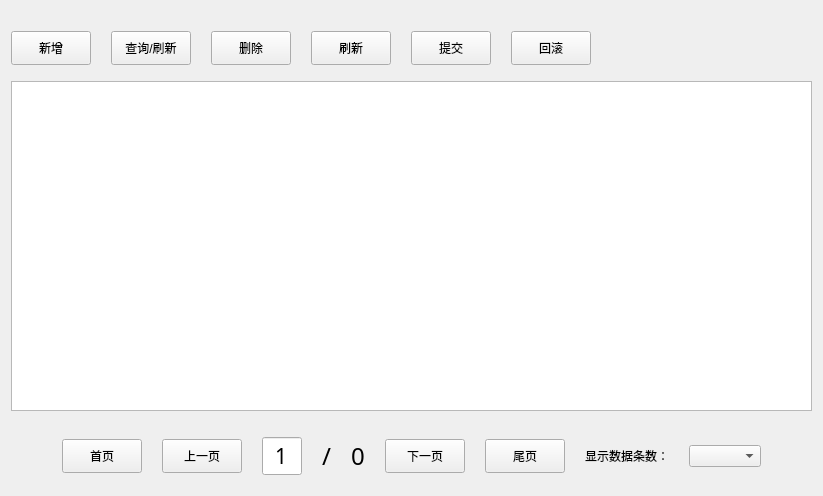
<?xml version="1.0" encoding="UTF-8"?>
<ui version="4.0">
 <class>Room</class>
 <widget class="QWidget" name="Room">
  <property name="geometry">
   <rect>
    <x>0</x>
    <y>0</y>
    <width>823</width>
    <height>496</height>
   </rect>
  </property>
  <property name="windowTitle">
   <string>Form</string>
  </property>
  <layout class="QVBoxLayout" name="verticalLayout_2">
   <item>
    <layout class="QVBoxLayout" name="verticalLayout">
     <item>
      <layout class="QHBoxLayout" name="BtnLayout">
       <property name="spacing">
        <number>20</number>
       </property>
       <property name="leftMargin">
        <number>0</number>
       </property>
       <property name="topMargin">
        <number>20</number>
       </property>
       <property name="rightMargin">
        <number>0</number>
       </property>
       <property name="bottomMargin">
        <number>10</number>
       </property>
       <item>
        <widget class="QPushButton" name="btn_insert">
         <property name="minimumSize">
          <size>
           <width>0</width>
           <height>34</height>
          </size>
         </property>
         <property name="styleSheet">
          <string notr="true"/>
         </property>
         <property name="text">
          <string>新增</string>
         </property>
        </widget>
       </item>
       <item>
        <widget class="QPushButton" name="btn_select">
         <property name="minimumSize">
          <size>
           <width>0</width>
           <height>34</height>
          </size>
         </property>
         <property name="text">
          <string>查询/刷新</string>
         </property>
        </widget>
       </item>
       <item>
        <widget class="QPushButton" name="btn_delete">
         <property name="minimumSize">
          <size>
           <width>0</width>
           <height>34</height>
          </size>
         </property>
         <property name="text">
          <string>删除</string>
         </property>
        </widget>
       </item>
       <item>
        <widget class="QPushButton" name="btn_refresh">
         <property name="minimumSize">
          <size>
           <width>0</width>
           <height>34</height>
          </size>
         </property>
         <property name="text">
          <string>刷新</string>
         </property>
        </widget>
       </item>
       <item>
        <widget class="QPushButton" name="btn_commit">
         <property name="enabled">
          <bool>true</bool>
         </property>
         <property name="minimumSize">
          <size>
           <width>0</width>
           <height>34</height>
          </size>
         </property>
         <property name="text">
          <string>提交</string>
         </property>
        </widget>
       </item>
       <item>
        <widget class="QPushButton" name="btn_rollBack">
         <property name="enabled">
          <bool>true</bool>
         </property>
         <property name="minimumSize">
          <size>
           <width>0</width>
           <height>34</height>
          </size>
         </property>
         <property name="text">
          <string>回滚</string>
         </property>
        </widget>
       </item>
       <item>
        <spacer name="horizontalSpacer">
         <property name="orientation">
          <enum>Qt::Horizontal</enum>
         </property>
         <property name="sizeHint" stdset="0">
          <size>
           <width>40</width>
           <height>20</height>
          </size>
         </property>
        </spacer>
       </item>
      </layout>
     </item>
     <item>
      <widget class="QTableView" name="tableView">
       <property name="frameShape">
        <enum>QFrame::StyledPanel</enum>
       </property>
       <property name="verticalScrollBarPolicy">
        <enum>Qt::ScrollBarAsNeeded</enum>
       </property>
       <property name="horizontalScrollBarPolicy">
        <enum>Qt::ScrollBarAsNeeded</enum>
       </property>
       <property name="sizeAdjustPolicy">
        <enum>QAbstractScrollArea::AdjustIgnored</enum>
       </property>
       <property name="showDropIndicator" stdset="0">
        <bool>true</bool>
       </property>
       <property name="dragDropOverwriteMode">
        <bool>true</bool>
       </property>
       <property name="alternatingRowColors">
        <bool>true</bool>
       </property>
       <property name="selectionMode">
        <enum>QAbstractItemView::SingleSelection</enum>
       </property>
       <property name="selectionBehavior">
        <enum>QAbstractItemView::SelectRows</enum>
       </property>
       <attribute name="horizontalHeaderMinimumSectionSize">
        <number>100</number>
       </attribute>
       <attribute name="horizontalHeaderDefaultSectionSize">
        <number>130</number>
       </attribute>
       <attribute name="horizontalHeaderStretchLastSection">
        <bool>true</bool>
       </attribute>
       <attribute name="verticalHeaderVisible">
        <bool>false</bool>
       </attribute>
       <attribute name="verticalHeaderDefaultSectionSize">
        <number>40</number>
       </attribute>
      </widget>
     </item>
     <item>
      <layout class="QHBoxLayout" name="pagingLayout" stretch="0,0,0,0,0,0,0,0,0,0">
       <property name="spacing">
        <number>20</number>
       </property>
       <property name="topMargin">
        <number>20</number>
       </property>
       <property name="bottomMargin">
        <number>10</number>
       </property>
       <item>
        <spacer name="horizontalSpacer_3">
         <property name="orientation">
          <enum>Qt::Horizontal</enum>
         </property>
         <property name="sizeHint" stdset="0">
          <size>
           <width>40</width>
           <height>20</height>
          </size>
         </property>
        </spacer>
       </item>
       <item>
        <widget class="QPushButton" name="btn_first">
         <property name="minimumSize">
          <size>
           <width>0</width>
           <height>34</height>
          </size>
         </property>
         <property name="text">
          <string>首页</string>
         </property>
        </widget>
       </item>
       <item>
        <widget class="QPushButton" name="btn_previous">
         <property name="minimumSize">
          <size>
           <width>0</width>
           <height>34</height>
          </size>
         </property>
         <property name="text">
          <string>上一页</string>
         </property>
        </widget>
       </item>
       <item>
        <widget class="QLineEdit" name="edit_thisPage">
         <property name="minimumSize">
          <size>
           <width>30</width>
           <height>0</height>
          </size>
         </property>
         <property name="maximumSize">
          <size>
           <width>40</width>
           <height>16777215</height>
          </size>
         </property>
         <property name="font">
          <font>
           <family>微软雅黑</family>
           <pointsize>16</pointsize>
          </font>
         </property>
         <property name="inputMethodHints">
          <set>Qt::ImhNone</set>
         </property>
         <property name="text">
          <string>1</string>
         </property>
         <property name="alignment">
          <set>Qt::AlignCenter</set>
         </property>
        </widget>
       </item>
       <item>
        <widget class="QLabel" name="label">
         <property name="font">
          <font>
           <family>Agency FB</family>
           <pointsize>18</pointsize>
          </font>
         </property>
         <property name="text">
          <string>/</string>
         </property>
         <property name="alignment">
          <set>Qt::AlignCenter</set>
         </property>
        </widget>
       </item>
       <item>
        <widget class="QLabel" name="label_pageCount">
         <property name="font">
          <font>
           <family>微软雅黑</family>
           <pointsize>18</pointsize>
          </font>
         </property>
         <property name="text">
          <string>0</string>
         </property>
         <property name="alignment">
          <set>Qt::AlignCenter</set>
         </property>
        </widget>
       </item>
       <item>
        <widget class="QPushButton" name="btn_next">
         <property name="minimumSize">
          <size>
           <width>0</width>
           <height>34</height>
          </size>
         </property>
         <property name="text">
          <string>下一页</string>
         </property>
        </widget>
       </item>
       <item>
        <widget class="QPushButton" name="btn_last">
         <property name="minimumSize">
          <size>
           <width>0</width>
           <height>34</height>
          </size>
         </property>
         <property name="text">
          <string>尾页</string>
         </property>
        </widget>
       </item>
       <item>
        <layout class="QHBoxLayout" name="horizontalLayout">
         <item>
          <widget class="QLabel" name="label_2">
           <property name="text">
            <string>显示数据条数：</string>
           </property>
          </widget>
         </item>
         <item>
          <widget class="QComboBox" name="com_showCount"/>
         </item>
        </layout>
       </item>
       <item>
        <spacer name="horizontalSpacer_2">
         <property name="orientation">
          <enum>Qt::Horizontal</enum>
         </property>
         <property name="sizeHint" stdset="0">
          <size>
           <width>40</width>
           <height>20</height>
          </size>
         </property>
        </spacer>
       </item>
      </layout>
     </item>
    </layout>
   </item>
  </layout>
 </widget>
 <resources/>
 <connections/>
</ui>
